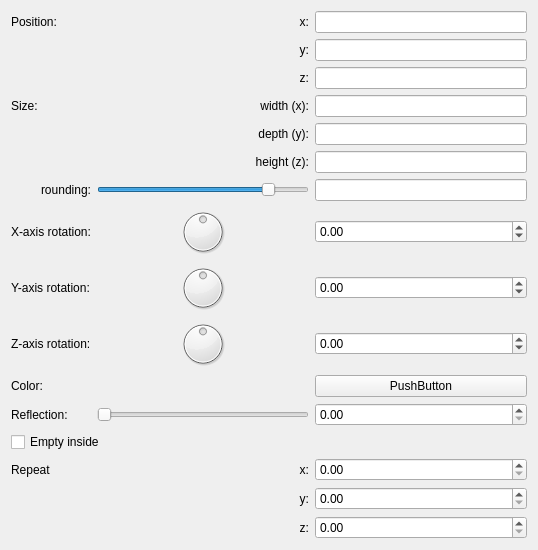
<?xml version="1.0" encoding="UTF-8"?>
<ui version="4.0">
 <class>Form</class>
 <widget class="QWidget" name="Form">
  <property name="geometry">
   <rect>
    <x>0</x>
    <y>0</y>
    <width>538</width>
    <height>470</height>
   </rect>
  </property>
  <property name="windowTitle">
   <string>Form</string>
  </property>
  <layout class="QVBoxLayout" name="verticalLayout">
   <item>
    <layout class="QGridLayout" name="gridLayout">
     <item row="8" column="0">
      <widget class="QLabel" name="label_9">
       <property name="text">
        <string>Y-axis rotation:</string>
       </property>
      </widget>
     </item>
     <item row="4" column="2">
      <widget class="MyLineEdit" name="vect3_size_y"/>
     </item>
     <item row="8" column="2">
      <widget class="MyDoubleSpinBox" name="spinboxd3_rotation_y">
       <property name="prefix">
        <string/>
       </property>
       <property name="suffix">
        <string/>
       </property>
       <property name="decimals">
        <number>2</number>
       </property>
       <property name="minimum">
        <double>-36000.000000000000000</double>
       </property>
       <property name="maximum">
        <double>36000.000000000000000</double>
       </property>
       <property name="singleStep">
        <double>0.100000000000000</double>
       </property>
      </widget>
     </item>
     <item row="7" column="0">
      <widget class="QLabel" name="label_8">
       <property name="text">
        <string>X-axis rotation:</string>
       </property>
      </widget>
     </item>
     <item row="2" column="2">
      <widget class="MyLineEdit" name="vect3_position_z"/>
     </item>
     <item row="11" column="1">
      <widget class="QSlider" name="slider_reflection">
       <property name="minimum">
        <number>0</number>
       </property>
       <property name="maximum">
        <number>100</number>
       </property>
       <property name="singleStep">
        <number>1</number>
       </property>
       <property name="orientation">
        <enum>Qt::Horizontal</enum>
       </property>
      </widget>
     </item>
     <item row="3" column="2">
      <widget class="MyLineEdit" name="vect3_size_x"/>
     </item>
     <item row="6" column="2">
      <widget class="MyLineEdit" name="logedit_rounding">
       <property name="sizePolicy">
        <sizepolicy hsizetype="Expanding" vsizetype="Fixed">
         <horstretch>0</horstretch>
         <verstretch>0</verstretch>
        </sizepolicy>
       </property>
      </widget>
     </item>
     <item row="0" column="0">
      <widget class="QLabel" name="label_10">
       <property name="text">
        <string>Position:</string>
       </property>
      </widget>
     </item>
     <item row="9" column="1">
      <widget class="QDial" name="dial3_rotation_z">
       <property name="minimum">
        <number>-18000</number>
       </property>
       <property name="maximum">
        <number>18000</number>
       </property>
       <property name="wrapping">
        <bool>true</bool>
       </property>
      </widget>
     </item>
     <item row="1" column="1">
      <widget class="QLabel" name="label_12">
       <property name="text">
        <string>y:</string>
       </property>
       <property name="alignment">
        <set>Qt::AlignRight|Qt::AlignTrailing|Qt::AlignVCenter</set>
       </property>
      </widget>
     </item>
     <item row="7" column="2">
      <widget class="MyDoubleSpinBox" name="spinboxd3_rotation_x">
       <property name="prefix">
        <string/>
       </property>
       <property name="suffix">
        <string/>
       </property>
       <property name="decimals">
        <number>2</number>
       </property>
       <property name="minimum">
        <double>-36000.000000000000000</double>
       </property>
       <property name="maximum">
        <double>36000.000000000000000</double>
       </property>
       <property name="singleStep">
        <double>0.100000000000000</double>
       </property>
      </widget>
     </item>
     <item row="6" column="1">
      <widget class="QSlider" name="logslider_rounding">
       <property name="sizePolicy">
        <sizepolicy hsizetype="Expanding" vsizetype="Fixed">
         <horstretch>0</horstretch>
         <verstretch>0</verstretch>
        </sizepolicy>
       </property>
       <property name="sizeIncrement">
        <size>
         <width>0</width>
         <height>0</height>
        </size>
       </property>
       <property name="minimum">
        <number>-1500</number>
       </property>
       <property name="maximum">
        <number>300</number>
       </property>
       <property name="orientation">
        <enum>Qt::Horizontal</enum>
       </property>
      </widget>
     </item>
     <item row="11" column="2">
      <widget class="MyDoubleSpinBox" name="spinbox_reflection">
       <property name="prefix">
        <string/>
       </property>
       <property name="suffix">
        <string/>
       </property>
       <property name="decimals">
        <number>2</number>
       </property>
       <property name="minimum">
        <double>0.000000000000000</double>
       </property>
       <property name="maximum">
        <double>1.000000000000000</double>
       </property>
       <property name="singleStep">
        <double>0.100000000000000</double>
       </property>
      </widget>
     </item>
     <item row="10" column="0">
      <widget class="QLabel" name="label_18">
       <property name="text">
        <string>Color:</string>
       </property>
      </widget>
     </item>
     <item row="10" column="2">
      <widget class="QPushButton" name="colorButton_color">
       <property name="text">
        <string>PushButton</string>
       </property>
      </widget>
     </item>
     <item row="2" column="1">
      <widget class="QLabel" name="label_13">
       <property name="text">
        <string>z:</string>
       </property>
       <property name="alignment">
        <set>Qt::AlignRight|Qt::AlignTrailing|Qt::AlignVCenter</set>
       </property>
      </widget>
     </item>
     <item row="0" column="2">
      <widget class="MyLineEdit" name="vect3_position_x"/>
     </item>
     <item row="0" column="1">
      <widget class="QLabel" name="label_11">
       <property name="text">
        <string>x:</string>
       </property>
       <property name="alignment">
        <set>Qt::AlignRight|Qt::AlignTrailing|Qt::AlignVCenter</set>
       </property>
      </widget>
     </item>
     <item row="6" column="0">
      <widget class="QLabel" name="label_20">
       <property name="text">
        <string>rounding:</string>
       </property>
       <property name="alignment">
        <set>Qt::AlignRight|Qt::AlignTrailing|Qt::AlignVCenter</set>
       </property>
      </widget>
     </item>
     <item row="5" column="2">
      <widget class="MyLineEdit" name="vect3_size_z"/>
     </item>
     <item row="9" column="2">
      <widget class="MyDoubleSpinBox" name="spinboxd3_rotation_z">
       <property name="prefix">
        <string/>
       </property>
       <property name="suffix">
        <string/>
       </property>
       <property name="decimals">
        <number>2</number>
       </property>
       <property name="minimum">
        <double>-36000.000000000000000</double>
       </property>
       <property name="maximum">
        <double>36000.000000000000000</double>
       </property>
       <property name="singleStep">
        <double>0.100000000000000</double>
       </property>
      </widget>
     </item>
     <item row="1" column="2">
      <widget class="MyLineEdit" name="vect3_position_y"/>
     </item>
     <item row="4" column="1">
      <widget class="QLabel" name="label_16">
       <property name="text">
        <string>depth (y):</string>
       </property>
       <property name="alignment">
        <set>Qt::AlignRight|Qt::AlignTrailing|Qt::AlignVCenter</set>
       </property>
      </widget>
     </item>
     <item row="5" column="1">
      <widget class="QLabel" name="label_17">
       <property name="text">
        <string>height (z):</string>
       </property>
       <property name="alignment">
        <set>Qt::AlignRight|Qt::AlignTrailing|Qt::AlignVCenter</set>
       </property>
      </widget>
     </item>
     <item row="3" column="0">
      <widget class="QLabel" name="label_7">
       <property name="text">
        <string>Size:</string>
       </property>
      </widget>
     </item>
     <item row="3" column="1">
      <widget class="QLabel" name="label_14">
       <property name="text">
        <string>width (x):</string>
       </property>
       <property name="alignment">
        <set>Qt::AlignRight|Qt::AlignTrailing|Qt::AlignVCenter</set>
       </property>
      </widget>
     </item>
     <item row="8" column="1">
      <widget class="QDial" name="dial3_rotation_y">
       <property name="minimum">
        <number>-18000</number>
       </property>
       <property name="maximum">
        <number>18000</number>
       </property>
       <property name="wrapping">
        <bool>true</bool>
       </property>
      </widget>
     </item>
     <item row="9" column="0">
      <widget class="QLabel" name="label_15">
       <property name="text">
        <string>Z-axis rotation:</string>
       </property>
      </widget>
     </item>
     <item row="7" column="1">
      <widget class="QDial" name="dial3_rotation_x">
       <property name="minimum">
        <number>-18000</number>
       </property>
       <property name="maximum">
        <number>18000</number>
       </property>
       <property name="wrapping">
        <bool>true</bool>
       </property>
      </widget>
     </item>
     <item row="11" column="0">
      <widget class="QLabel" name="label_19">
       <property name="text">
        <string>Reflection:</string>
       </property>
      </widget>
     </item>
     <item row="12" column="0" colspan="2">
      <widget class="MyCheckBox" name="checkBox_empty">
       <property name="text">
        <string>Empty inside</string>
       </property>
      </widget>
     </item>
    

	<!-- Repeat Start -->
     <item row="13" column="0">
      <widget class="QLabel" name="label">
       <property name="text">
        <string>Repeat</string>
       </property>
      </widget>
     </item>
     <item row="13" column="2">
      <widget class="MyDoubleSpinBox" name="spinboxd3_repeat_x"/>
     </item>
     <item row="14" column="2">
      <widget class="MyDoubleSpinBox" name="spinboxd3_repeat_y"/>
     </item>
     <item row="15" column="2">
      <widget class="MyDoubleSpinBox" name="spinboxd3_repeat_z"/>
     </item>
     <item row="13" column="1">
      <widget class="QLabel" name="label_repeat_x">
        <property name="text"><string>x:</string></property>
       <property name="alignment"><set>Qt::AlignRight|Qt::AlignTrailing|Qt::AlignVCenter</set></property>
      </widget>
     </item>
     <item row="14" column="1">
      <widget class="QLabel" name="label_repeat_y">
        <property name="text"><string>y:</string></property>
       <property name="alignment"><set>Qt::AlignRight|Qt::AlignTrailing|Qt::AlignVCenter</set></property>
      </widget>
     </item>
     <item row="15" column="1">
      <widget class="QLabel" name="label_repeat_z">
        <property name="text"><string>z:</string></property>
       <property name="alignment"><set>Qt::AlignRight|Qt::AlignTrailing|Qt::AlignVCenter</set></property>
      </widget>
     </item>
     <!-- Repeat End -->
</layout>
   </item>
   <item>
    <spacer name="verticalSpacer">
     <property name="orientation">
      <enum>Qt::Vertical</enum>
     </property>
     <property name="sizeHint" stdset="0">
      <size>
       <width>20</width>
       <height>40</height>
      </size>
     </property>
    </spacer>
   </item>
  </layout>
 </widget>
 <customwidgets>
  <customwidget>
   <class>MyLineEdit</class>
   <extends>QLineEdit</extends>
   <header>mylineedit.h</header>
  </customwidget>
  <customwidget>
   <class>MyDoubleSpinBox</class>
   <extends>QDoubleSpinBox</extends>
   <header>mydoublespinbox.h</header>
  </customwidget>
  <customwidget>
   <class>MyCheckBox</class>
   <extends>QCheckBox</extends>
   <header>mycheckbox.h</header>
  </customwidget>
 </customwidgets>
 <resources/>
 <connections/>
</ui>
